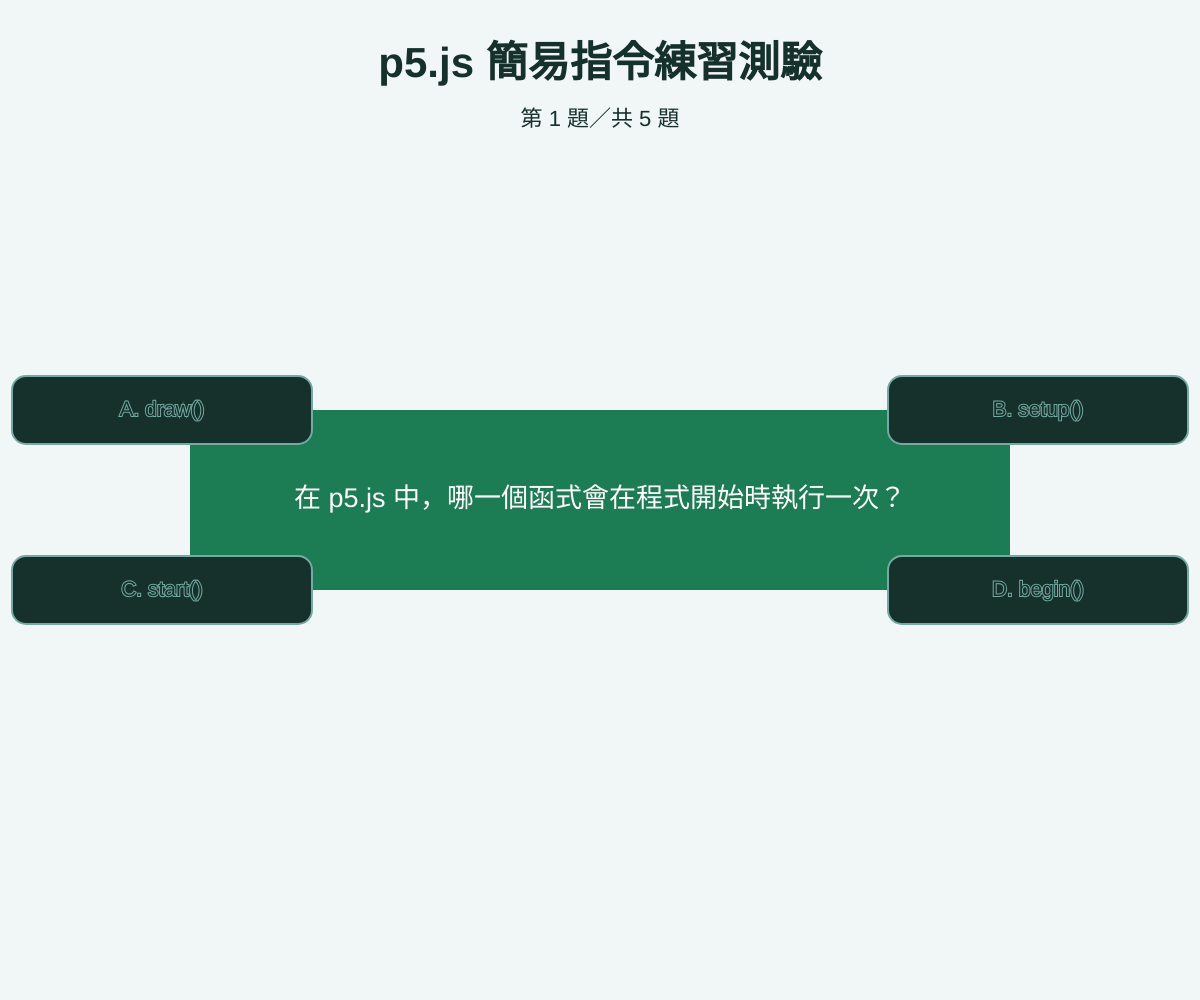
Frame 1 (no input)
Frame 60 (no input): identical to frame 1, image omitted
Frame 120 (the mouse pressed at the canvas centre since frame 60): identical to frame 1, image omitted

The p5.js sketch that drew this single still picture (run headless with seeded random() and noise() and a simulated clock; from frame 60 on, the mouse is pressed at the canvas centre):

// p5.js sketch
// ── sketch.js
// =====================================================
// p5.js 響應式選擇題測驗系統
// 支援電腦、平板、手機直向與橫向
// =====================================================

// 建立五道 p5.js 簡易指令練習題
const questions = [
  {
    // 設定第一題題目
    question: "在 p5.js 中，哪一個函式會在程式開始時執行一次？",

    // 設定第一題的四個選項
    options: ["draw()", "setup()", "start()", "begin()"],

    // 設定正確答案索引
    answer: 1
  },
  {
    // 設定第二題題目
    question: "在 p5.js 中，哪一個函式會持續重複執行？",

    // 設定第二題的四個選項
    options: ["setup()", "loop()", "draw()", "repeat()"],

    // 設定正確答案索引
    answer: 2
  },
  {
    // 設定第三題題目
    question: "下列哪一個指令可以在畫布上繪製橢圓形？",

    // 設定第三題的四個選項
    options: [
      "circle(x, y, size)",
      "ellipse(x, y, width, height)",
      "round(x, y, size)",
      "ball(x, y, size)"
    ],

    // 設定正確答案索引
    answer: 1
  },
  {
    // 設定第四題題目
    question: "哪一個指令可以設定圖形的填滿顏色？",

    // 設定第四題的四個選項
    options: ["stroke()", "background()", "fill()", "color()"],

    // 設定正確答案索引
    answer: 2
  },
  {
    // 設定第五題題目
    question: "哪一個指令可以設定畫布的背景顏色？",

    // 設定第五題的四個選項
    options: ["background()", "canvas()", "bgColor()", "screen()"],

    // 設定正確答案索引
    answer: 0
  }
];

// 設定目前題目編號
let currentQuestion = 0;

// 設定答對題數
let score = 0;

// 設定是否已經作答
let hasAnswered = false;

// 記錄使用者選擇的選項索引
let selectedOption = -1;

// 設定測驗是否完成
let quizFinished = false;

// 儲存目前所有元件的位置與大小
let layoutData = {};

// 儲存下一題按鈕的位置與大小
let nextButton = {
  // 設定按鈕 X 座標
  x: 0,

  // 設定按鈕 Y 座標
  y: 0,

  // 設定按鈕寬度
  width: 220,

  // 設定按鈕高度
  height: 58
};

// 儲存重新開始按鈕的位置與大小
let restartButton = {
  // 設定按鈕 X 座標
  x: 0,

  // 設定按鈕 Y 座標
  y: 0,

  // 設定按鈕寬度
  width: 240,

  // 設定按鈕高度
  height: 58
};

// 設定頁面背景顏色
const PAGE_BACKGROUND = "#F1F7F6";

// 設定題目方框背景顏色
const QUESTION_BOX_COLOR = "#1C7C54";

// 設定題目文字顏色
const QUESTION_TEXT_COLOR = "#FFFFFF";

// 設定正確選項背景顏色
const CORRECT_COLOR = "#75DDDD";

// 設定錯誤選項背景顏色
const WRONG_COLOR = "#1B512D";

// 設定一般選項背景顏色
const NORMAL_COLOR = "#FFFFFF";

// 設定主要文字顏色
const TEXT_COLOR = "#16302B";

// 設定按鈕背景顏色
const BUTTON_COLOR = "#2F7D6D";

// 設定外框顏色
const BORDER_COLOR = "#75A9A3";

// p5.js 初始化函式
function setup() {
  // 建立符合瀏覽器視窗大小的畫布
  createCanvas(windowWidth, windowHeight);

  // 設定文字水平置中
  textAlign(CENTER, CENTER);

  // 設定矩形以中心點為基準繪製
  rectMode(CENTER);

  // 設定文字自動換行模式
  textWrap(WORD);

  // 計算目前畫面的所有元件位置
  updateLayout();

  // 設定畫布可以接收觸控操作
  canvas.addEventListener("touchmove", preventTouchMove, {
    passive: false
  });
}

// p5.js 每一幀執行一次的繪圖函式
function draw() {
  // 重新計算目前畫面版面
  updateLayout();

  // 設定頁面背景顏色
  background(PAGE_BACKGROUND);

  // 判斷測驗是否完成
  if (quizFinished) {
    // 繪製結果畫面
    drawResultScreen();

    // 結束本次繪圖
    return;
  }

  // 繪製測驗標題
  drawTitle();

  // 繪製題目方框
  drawQuestionBox();

  // 繪製四個選項
  drawOptions();

  // 作答後繪製下一題按鈕
  if (hasAnswered) {
    // 繪製下一題按鈕
    drawNextButton();
  }
}

// 阻止手機觸控時頁面滑動
function preventTouchMove(event) {
  // 停止瀏覽器預設的頁面滑動
  event.preventDefault();
}

// 根據目前畫布大小重新計算版面
function updateLayout() {
  // 判斷目前是否為測驗結果頁面
  if (quizFinished) {
    // 計算結果頁版面
    layoutData = calculateResultLayout();
  } else {
    // 計算測驗頁版面
    layoutData = calculateQuizLayout();
  }
}

// 計算測驗頁面的響應式版面
function calculateQuizLayout() {
  // 取得目前畫布寬度
  const canvasWidth = width;

  // 取得目前畫布高度
  const canvasHeight = height;

  // 計算最小尺寸，用於設定響應式字體
  const minSize = min(canvasWidth, canvasHeight);

  // 判斷目前是否為手機直向
  const isPhonePortrait =
    canvasWidth < 600 && canvasHeight >= canvasWidth;

  // 判斷目前是否為手機橫向
  const isPhoneLandscape =
    canvasWidth < 900 &&
    canvasHeight < canvasWidth &&
    canvasHeight < 550;

  // 判斷目前是否為平板或中等尺寸
  const isTablet =
    canvasWidth >= 600 &&
    canvasWidth < 1200;

  // 設定標題位置
  const titleY = max(28, canvasHeight * 0.065);

  // 設定進度文字位置
  const progressY = max(62, canvasHeight * 0.12);

  // 設定中央題目方框寬度
  const questionWidth = min(canvasWidth * 0.78, 820);

  // 設定中央題目方框高度
  const questionHeight = constrain(canvasHeight * 0.20, 110, 180);

  // 將題目方框水平置中
  const questionX = canvasWidth / 2;

  // 將題目方框垂直置中
  const questionY = canvasHeight / 2;

  // 設定響應式選項寬度
  let optionWidth;

  // 設定響應式選項高度
  let optionHeight;

  // 設定選項間距
  let gap;

  // 設定版面模式
  let mode;

  // 手機直向採用單欄
  if (isPhonePortrait) {
    // 設定手機直向模式
    mode = "single";

    // 設定手機直向選項寬度
    optionWidth = min(canvasWidth * 0.88, 500);

    // 設定手機直向選項高度
    optionHeight = constrain(canvasHeight * 0.075, 42, 58);

    // 設定手機直向選項間距
    gap = constrain(canvasHeight * 0.018, 8, 16);
  } else if (isPhoneLandscape || isTablet) {
    // 手機橫向與平板採用雙欄
    mode = "dual";

    // 設定雙欄選項寬度
    optionWidth = min(canvasWidth * 0.36, 360);

    // 設定雙欄選項高度
    optionHeight = constrain(canvasHeight * 0.10, 42, 62);

    // 設定雙欄選項間距
    gap = constrain(canvasWidth * 0.025, 12, 28);
  } else {
    // 電腦寬螢幕採用四周排列
    mode = "desktop";

    // 設定電腦版選項寬度
    optionWidth = min(canvasWidth * 0.25, 360);

    // 設定電腦版選項高度
    optionHeight = constrain(canvasHeight * 0.09, 48, 68);

    // 設定電腦版選項間距
    gap = constrain(canvasWidth * 0.025, 20, 55);
  }

  // 建立四個選項的資料陣列
  const optionBounds = [];

  // 設定手機直向單欄的位置
  if (mode === "single") {
    // 設定選項總高度
    const totalHeight =
      optionHeight * 4 +
      gap * 3;

    // 設定選項起始 Y 座標
    const startY =
      questionY +
      questionHeight / 2 +
      gap +
      optionHeight / 2;

    // 逐一建立四個選項的位置
    for (let i = 0; i < 4; i++) {
      // 計算選項 Y 座標
      const optionY = startY + i * (optionHeight + gap);

      // 建立選項位置資料
      optionBounds.push({
        x: questionX,
        y: optionY,
        width: optionWidth,
        height: optionHeight
      });
    }
  }

  // 設定平板與手機橫向雙欄位置
  if (mode === "dual") {
    // 設定左右兩欄的 X 座標
    const leftX = canvasWidth * 0.25;
    const rightX = canvasWidth * 0.75;

    // 設定雙欄的上方 Y 座標
    const topY = canvasHeight * 0.32;

    // 設定雙欄的下方 Y 座標
    const bottomY = canvasHeight * 0.68;

    // 建立第一個選項位置
    optionBounds.push({
      x: leftX,
      y: topY,
      width: optionWidth,
      height: optionHeight
    });

    // 建立第二個選項位置
    optionBounds.push({
      x: rightX,
      y: topY,
      width: optionWidth,
      height: optionHeight
    });

    // 建立第三個選項位置
    optionBounds.push({
      x: leftX,
      y: bottomY,
      width: optionWidth,
      height: optionHeight
    });

    // 建立第四個選項位置
    optionBounds.push({
      x: rightX,
      y: bottomY,
      width: optionWidth,
      height: optionHeight
    });
  }

  // 設定電腦寬螢幕四周位置
  if (mode === "desktop") {
    // 設定題目方框左右邊界
    const boxLeft = questionX - questionWidth / 2;
    const boxRight = questionX + questionWidth / 2;

    // 設定左側選項 X 座標
    const leftX = max(optionWidth / 2 + 12, boxLeft - gap - optionWidth / 2);

    // 設定右側選項 X 座標
    const rightX = min(
      canvasWidth - optionWidth / 2 - 12,
      boxRight + gap + optionWidth / 2
    );

    // 設定上方選項 Y 座標
    const topY = questionY - questionHeight / 2;

    // 設定下方選項 Y 座標
    const bottomY = questionY + questionHeight / 2;

    // 建立第一個選項位置
    optionBounds.push({
      x: leftX,
      y: topY,
      width: optionWidth,
      height: optionHeight
    });

    // 建立第二個選項位置
    optionBounds.push({
      x: rightX,
      y: topY,
      width: optionWidth,
      height: optionHeight
    });

    // 建立第三個選項位置
    optionBounds.push({
      x: leftX,
      y: bottomY,
      width: optionWidth,
      height: optionHeight
    });

    // 建立第四個選項位置
    optionBounds.push({
      x: rightX,
      y: bottomY,
      width: optionWidth,
      height: optionHeight
    });
  }

  // 設定回饋文字位置
  const feedbackY = canvasHeight * 0.86;

  // 設定下一題按鈕寬度
  const buttonWidth = min(canvasWidth * 0.55, 230);

  // 設定下一題按鈕高度
  const buttonHeight = constrain(canvasHeight * 0.07, 44, 60);

  // 設定下一題按鈕位置
  const nextButtonData = {
    x: canvasWidth / 2,
    y: canvasHeight - buttonHeight / 2 - 12,
    width: buttonWidth,
    height: buttonHeight
  };

  // 回傳完整測驗版面資料
  return {
    // 儲存目前版面模式
    mode: mode,

    // 儲存畫布最小尺寸
    minSize: minSize,

    // 儲存標題位置
    titleY: titleY,

    // 儲存進度位置
    progressY: progressY,

    // 儲存題目方框資料
    questionBox: {
      x: questionX,
      y: questionY,
      width: questionWidth,
      height: questionHeight
    },

    // 儲存選項資料
    options: optionBounds,

    // 儲存回饋位置
    feedbackY: feedbackY,

    // 儲存下一題按鈕資料
    nextButton: nextButtonData
  };
}

// 計算結果頁響應式版面
function calculateResultLayout() {
  // 設定重新開始按鈕寬度
  const buttonWidth = min(width * 0.70, 260);

  // 設定重新開始按鈕高度
  const buttonHeight = constrain(height * 0.075, 46, 62);

  // 回傳結果頁面版面資料
  return {
    // 設定結果標題 Y 座標
    titleY: height * 0.25,

    // 設定分數文字 Y 座標
    scoreY: height * 0.42,

    // 設定鼓勵文字 Y 座標
    messageY: height * 0.54,

    // 設定重新開始按鈕資料
    restartButton: {
      x: width / 2,
      y: height * 0.70,
      width: buttonWidth,
      height: buttonHeight
    }
  };
}

// 繪製測驗標題
function drawTitle() {
  // 設定標題文字顏色
  fill(TEXT_COLOR);

  // 移除外框線
  noStroke();

  // 設定標題文字大小
  textSize(constrain(min(width, height) * 0.045, 22, 42));

  // 設定粗體文字
  textStyle(BOLD);

  // 顯示測驗標題
  text("p5.js 簡易指令練習測驗", width / 2, layoutData.titleY);

  // 恢復一般字體
  textStyle(NORMAL);

  // 設定進度文字大小
  textSize(constrain(min(width, height) * 0.022, 14, 22));

  // 顯示目前題數
  text(
    `第 ${currentQuestion + 1} 題／共 ${questions.length} 題`,
    width / 2,
    layoutData.progressY
  );
}

// 繪製中央題目方框
function drawQuestionBox() {
  // 取得目前題目資料
  const questionData = questions[currentQuestion];

  // 取得題目方框資料
  const box = layoutData.questionBox;

  // 設定題目方框背景色
  fill(QUESTION_BOX_COLOR);

  // 移除方框外框
  noStroke();

  // 繪製題目方框
  rect(box.x, box.y, box.width, box.height, 20);

  // 設定題目文字顏色
  fill(QUESTION_TEXT_COLOR);

  // 設定題目文字大小
  textSize(constrain(min(width, height) * 0.027, 16, 28));

  // 顯示題目文字
  text(
    questionData.question,
    box.x,
    box.y,
    box.width * 0.86,
    box.height * 0.78
  );
}

// 取得套用動畫後的選項位置
function getAnimatedOptionBounds(index) {
  // 取得原始選項位置
  const original = layoutData.options[index];

  // 複製選項位置資料
  const animated = {
    x: original.x,
    y: original.y,
    width: original.width,
    height: original.height
  };

  // 取得目前題目資料
  const questionData = questions[currentQuestion];

  // 判斷是否已經答錯
  if (hasAnswered && selectedOption !== questionData.answer) {
    // 正確選項上下跳動
    if (index === questionData.answer) {
      // 計算上下跳動位置
      animated.y += getCorrectBounceOffset();
    }

    // 錯誤選項左右移動
    if (index === selectedOption) {
      // 計算左右移動位置
      animated.x += getWrongShakeOffset();
    }
  }

  // 回傳動畫後位置
  return animated;
}

// 繪製四個選項
function drawOptions() {
  // 取得目前題目資料
  const questionData = questions[currentQuestion];

  // 逐一繪製四個選項
  for (let i = 0; i < questionData.options.length; i++) {
    // 取得套用動畫後的選項位置
    const option = getAnimatedOptionBounds(i);

    // 設定選項背景顏色
    if (hasAnswered && i === questionData.answer) {
      // 正確答案使用淡藍色
      fill(CORRECT_COLOR);
    } else if (
      hasAnswered &&
      i === selectedOption &&
      selectedOption !== questionData.answer
    ) {
      // 選錯答案使用深綠色
      fill(WRONG_COLOR);
    } else {
      // 尚未選擇的選項使用白色
      fill(NORMAL_COLOR);
    }

    // 設定選項文字顏色
    if (
      hasAnswered &&
      i === selectedOption &&
      selectedOption !== questionData.answer
    ) {
      // 錯誤選項使用白色文字
      textColor("#FFFFFF");
    } else {
      // 其他選項使用深色文字
      textColor(TEXT_COLOR);
    }

    // 設定外框顏色
    stroke(BORDER_COLOR);

    // 設定外框粗細
    strokeWeight(2);

    // 繪製選項方框
    rect(option.x, option.y, option.width, option.height, 14);

    // 設定選項文字大小
    textSize(constrain(min(width, height) * 0.021, 14, 22));

    // 顯示選項文字
    text(
      `${String.fromCharCode(65 + i)}. ${questionData.options[i]}`,
      option.x,
      option.y,
      option.width * 0.88,
      option.height * 0.80
    );
  }

  // 移除外框
  noStroke();

  // 作答後顯示回饋
  if (hasAnswered) {
    // 繪製答題回饋
    drawFeedback();
  }
}

// 設定 p5.js 文字顏色的輔助函式
function textColor(colorValue) {
  // 設定文字填滿顏色
  fill(colorValue);
}

// 繪製答題回饋
function drawFeedback() {
  // 取得目前題目資料
  const questionData = questions[currentQuestion];

  // 設定回饋文字顏色
  fill(TEXT_COLOR);

  // 設定回饋文字大小
  textSize(constrain(min(width, height) * 0.022, 14, 22));

  // 判斷使用者是否答對
  if (selectedOption === questionData.answer) {
    // 顯示答對訊息
    text("答對了！做得很好！", width / 2, layoutData.feedbackY);
  } else {
    // 顯示答錯訊息
    text(
      `答錯了！正確答案是 ${String.fromCharCode(
        65 + questionData.answer
      )}。`,
      width / 2,
      layoutData.feedbackY
    );
  }
}

// 繪製下一題按鈕
function drawNextButton() {
  // 取得下一題按鈕版面資料
  const button = layoutData.nextButton;

  // 更新全域按鈕資料
  nextButton = button;

  // 設定按鈕背景顏色
  fill(BUTTON_COLOR);

  // 移除按鈕外框
  noStroke();

  // 繪製下一題按鈕
  rect(button.x, button.y, button.width, button.height, 14);

  // 設定按鈕文字顏色
  fill("#FFFFFF");

  // 設定按鈕文字大小
  textSize(constrain(min(width, height) * 0.022, 16, 22));

  // 判斷是否為最後一題
  if (currentQuestion === questions.length - 1) {
    // 顯示查看結果
    text("查看結果", button.x, button.y);
  } else {
    // 顯示下一題
    text("下一題", button.x, button.y);
  }
}

// 繪製結果頁面
function drawResultScreen() {
  // 取得結果頁版面資料
  const result = layoutData;

  // 更新重新開始按鈕資料
  restartButton = result.restartButton;

  // 設定結果標題顏色
  fill(TEXT_COLOR);

  // 設定結果標題文字大小
  textSize(constrain(min(width, height) * 0.055, 28, 52));

  // 設定粗體
  textStyle(BOLD);

  // 顯示測驗完成
  text("測驗完成！", width / 2, result.titleY);

  // 恢復一般字體
  textStyle(NORMAL);

  // 設定分數文字大小
  textSize(constrain(min(width, height) * 0.042, 24, 40));

  // 設定分數文字顏色
  fill(BUTTON_COLOR);

  // 顯示答對題數
  text(
    `你答對了 ${score} 題，共 ${questions.length} 題`,
    width / 2,
    result.scoreY
  );

  // 設定鼓勵文字大小
  textSize(constrain(min(width, height) * 0.026, 15, 25));

  // 設定鼓勵文字顏色
  fill(TEXT_COLOR);

  // 根據分數顯示不同訊息
  if (score === questions.length) {
    // 全部答對時顯示訊息
    text("太棒了！你已經熟悉 p5.js 基礎指令！", width / 2, result.messageY);
  } else if (score >= 3) {
    // 答對三題以上時顯示訊息
    text("表現不錯！繼續練習會越來越熟悉！", width / 2, result.messageY);
  } else {
    // 答對少於三題時顯示訊息
    text("再多練習幾次，就能掌握 p5.js 基礎指令！", width / 2, result.messageY);
  }

  // 設定重新開始按鈕背景
  fill(BUTTON_COLOR);

  // 繪製重新開始按鈕
  rect(
    restartButton.x,
    restartButton.y,
    restartButton.width,
    restartButton.height,
    14
  );

  // 設定按鈕文字顏色
  fill("#FFFFFF");

  // 設定按鈕文字大小
  textSize(constrain(min(width, height) * 0.022, 16, 22));

  // 顯示重新開始
  text("重新開始測驗", restartButton.x, restartButton.y);
}

// 處理滑鼠按下事件
function mousePressed() {
  // 處理滑鼠點擊
  handlePointerPress(mouseX, mouseY);

  // 防止瀏覽器預設行為
  return false;
}

// 處理觸控事件
function touchStarted() {
  // 判斷目前是否有觸控點
  if (touches.length > 0) {
    // 取得第一個觸控點 X 座標
    const touchX = touches[0].x;

    // 取得第一個觸控點 Y 座標
    const touchY = touches[0].y;

    // 處理觸控點擊
    handlePointerPress(touchX, touchY);
  }

  // 防止手機頁面滑動
  return false;
}

// 處理滑鼠與觸控點擊
function handlePointerPress(pointerX, pointerY) {
  // 先重新計算版面，確保旋轉或縮放後座標正確
  updateLayout();

  // 判斷是否位於結果頁
  if (quizFinished) {
    // 取得重新開始按鈕
    const button = layoutData.restartButton;

    // 判斷是否點擊重新開始按鈕
    if (
      isInsideRect(
        pointerX,
        pointerY,
        button.x,
        button.y,
        button.width,
        button.height
      )
    ) {
      // 重新開始測驗
      restartQuiz();
    }

    // 結束點擊處理
    return;
  }

  // 尚未作答時才可以點擊選項
  if (!hasAnswered) {
    // 逐一檢查四個選項
    for (let i = 0; i < layoutData.options.length; i++) {
      // 取得目前選項位置
      const option = layoutData.options[i];

      // 判斷是否點擊選項
      if (
        isInsideRect(
          pointerX,
          pointerY,
          option.x,
          option.y,
          option.width,
          option.height
        )
      ) {
        // 記錄使用者選擇
        selectOption(i);

        // 結束迴圈
        break;
      }
    }

    // 結束點擊處理
    return;
  }

  // 取得下一題按鈕
  const button = layoutData.nextButton;

  // 判斷是否點擊下一題按鈕
  if (
    isInsideRect(
      pointerX,
      pointerY,
      button.x,
      button.y,
      button.width,
      button.height
    )
  ) {
    // 前往下一題
    goToNextQuestion();
  }
}

// 判斷點擊位置是否在矩形內
function isInsideRect(pointerX, pointerY, centerX, centerY, boxWidth, boxHeight) {
  // 判斷 X 座標是否在範圍內
  const insideX =
    pointerX >= centerX - boxWidth / 2 &&
    pointerX <= centerX + boxWidth / 2;

  // 判斷 Y 座標是否在範圍內
  const insideY =
    pointerY >= centerY - boxHeight / 2 &&
    pointerY <= centerY + boxHeight / 2;

  // 回傳是否位於矩形範圍
  return insideX && insideY;
}

// 選擇答案並計分
function selectOption(optionIndex) {
  // 防止重複作答
  if (hasAnswered) {
    // 結束函式
    return;
  }

  // 記錄選擇的選項
  selectedOption = optionIndex;

  // 設定已經作答
  hasAnswered = true;

  // 取得目前題目
  const questionData = questions[currentQuestion];

  // 判斷是否答對
  if (optionIndex === questionData.answer) {
    // 答對時增加分數
    score++;
  }
}

// 前往下一題
function goToNextQuestion() {
  // 尚未作答時不能進入下一題
  if (!hasAnswered) {
    // 結束函式
    return;
  }

  // 判斷是否為最後一題
  if (currentQuestion === questions.length - 1) {
    // 設定測驗完成
    quizFinished = true;

    // 重新計算結果頁版面
    updateLayout();

    // 結束函式
    return;
  }

  // 題目編號加一
  currentQuestion++;

  // 重設作答狀態
  hasAnswered = false;

  // 清除選項紀錄
  selectedOption = -1;

  // 重新計算測驗版面
  updateLayout();
}

// 重新開始測驗
function restartQuiz() {
  // 回到第一題
  currentQuestion = 0;

  // 分數歸零
  score = 0;

  // 設定尚未作答
  hasAnswered = false;

  // 清除選項紀錄
  selectedOption = -1;

  // 設定測驗尚未完成
  quizFinished = false;

  // 重新計算測驗版面
  updateLayout();
}

// 計算錯誤選項的左右移動
function getWrongShakeOffset() {
  // 使用 sin 函式產生左右移動動畫
  return sin(frameCount * 0.35) * 12;
}

// 計算正確選項的上下跳動
function getCorrectBounceOffset() {
  // 使用絕對值產生向上跳動動畫
  return -abs(sin(frameCount * 0.18)) * 18;
}

// 處理視窗大小改變
function windowResized() {
  // 重新建立符合視窗大小的畫布
  resizeCanvas(windowWidth, windowHeight);

  // 重新計算所有元件位置與尺寸
  updateLayout();
}

// 處理鍵盤操作
function keyPressed() {
  // 尚未作答時可以使用數字鍵選擇答案
  if (!quizFinished && !hasAnswered) {
    // 判斷是否按下 1 到 4
    if (key >= "1" && key <= "4") {
      // 將數字轉成選項索引
      selectOption(Number(key) - 1);
    }

    // 取得大寫英文字母
    const upperKey = key.toUpperCase();

    // 判斷是否按下 A 到 D
    if (upperKey >= "A" && upperKey <= "D") {
      // 將英文字母轉成選項索引
      const optionIndex = upperKey.charCodeAt(0) - 65;

      // 選擇對應選項
      selectOption(optionIndex);
    }
  }

  // 作答後按 Enter 或空白鍵進入下一題
  if (!quizFinished && hasAnswered && (keyCode === ENTER || key === " ")) {
    // 前往下一題
    goToNextQuestion();
  }

  // 結果頁按 R 重新開始
  if (quizFinished && key.toLowerCase() === "r") {
    // 重新開始測驗
    restartQuiz();
  }
}
